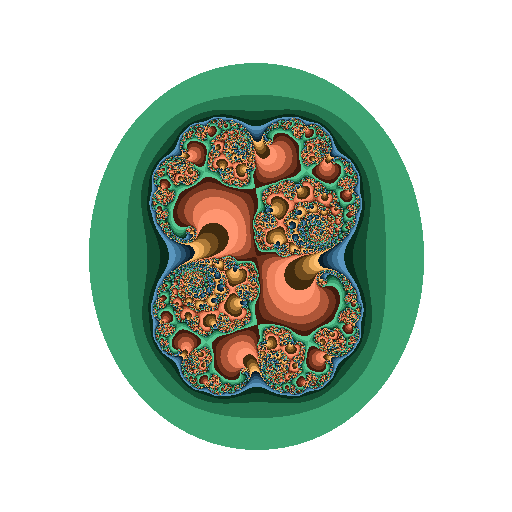

This figure's Python source:
#!/usr/env/python
# -*- coding: utf-8 -*-

from PIL import Image, ImageDraw
from argparse import ArgumentParser
import random
import sys
import time

argp = ArgumentParser(
prog='fractales.py',
usage="\n python fractales.py -h",												

description='Generador de fractales en formato imagen',
epilog='Copyright 2014 Diego Rasero (diegolo.r8 at gmail.com) bajo licencia GPL v3.0',
)

argp.add_argument('-o', '--output', dest='file', type=str, help="Nombre de la imagen de salida", default="fractal.png")
argp.add_argument('-a', dest='a', type=int, help="Altura de la imagen", default=512)
argp.add_argument('-w', dest='w', type=int, help="Anchura de la imagen", default=512)
argp.add_argument('-t', '--type', dest='type', type=str, help="Tipo de fractal a generar: j (conjunto de julia) m (conjunto de mandelbrot)", default='j')
argp.add_argument('-c', dest='c', type=str, help="Variación del conjunto '(1.23,2.23)'", default=None)
argp.add_argument('-p', dest='p', type=int, help="Profundidad del fractal", default=10)
argp.add_argument('--colors', dest='colors', type=str, help="Ruta a un archivo con los colores del fractal en formato RGBA un color en cada linea ej: (255,0,255,30) #ABCDEF #ABC", default=None)

args = argp.parse_args()

# Dimensiones
m=args.w
n=args.a

# Lista de colores ( se puede cargar desde un archivo linea a linea y aceptar diferentes formatos de color )
colors=[
"#58C892",
"#3FA473",
"#277952",
"#144C31",
"#092C1C",
"#5A96BE",
"#3F7496",
"#28536F",
"#163346",
"#0B1D29",
"#FFC070",
"#EBAB5A",
"#AE7A38",
"#6E4A1D",
"#402A0E",
"#FF9570",
"#EB7F5A",
"#AE5638",
"#6E321D",	
"#401A0E",
]

if (args.colors): # Cargar colores
    col=[]
    try:
        f=open(args.colors, 'r')
        for line in f.readlines():
            line=line.strip("\n")
            if line[0] == '#' and ( len(line)==7 or len(line)==4 ):
                col.append(line)
            else:
                try:
                    col.append( eval( line ) )
                except:
                    print "Formato de color incorrecto: "+str(line)+"\nEl formato debe ser (255,255,255,255) ó #FFFFFF ó #FFF"
        f.close()
        if col:
            colors=col
    except:
        print "Error al intentar leer el archivo: "+args.colors

if (args.c):
	c=eval(args.c)
else:
	c=(random.randrange(-2000,2000)/1000.0, random.randrange(-2000,2000)/1000.0	)

# Modulo ( radio de la circunferencia que delimita el fractal )
rad=2

def modulo(pto):
	return ( (pto[0]**2) + (pto[1]**2) )**(1/2.0)

def f(pto,c):
	return ( (pto[0]**2-pto[1]**2)+c[0] ,(2*pto[0]*pto[1])+c[1] )

def color(pto, c):
	""" Función para calcular el color del punto. """
	i=0 						# iterador del color
	aux=f(pto, c)				# 1ª imagen del punto
	if ( modulo(aux) < rad ):
		while ( modulo(aux) < rad  and i<args.p):
			aux=f(aux, c)
			i+=1
		return colors[ (i%len(colors)) ] # se devuelve un color de la lista de colores.

	else:
	 	return (0,0,0,0) # los que se vallan fuera a la primera se ponen de color transparente


def julia(im, mandelbrot,c):
	""" dibuja el conjunto de julia y el de mandelbrot"""
	inicio = time.time()
	if (mandelbrot):
		print"Generando conjunto de Maldenbrot:"
	else:
		print "Generando conjunto de Julia\nC: [ %f, %f ]" % (c[0],c[1])
	draw = ImageDraw.Draw(im)

	for x in range(m):
		for y in range(n):
			xi=(4.0*x/m)-2 
			yi=(4.0*y/n)-2
			if (mandelbrot): c= (xi,yi)
			draw.point( [(x,y)],  color( (  xi, yi  ) , c ))
			
		progress=(((x)*100.0)/(m))
		sys.stdout.write( "\rProgress:\t%.2f%%\t[%s]" %  (progress, '#'*int(progress/10)+"\0") )
		sys.stdout.flush()
	fin = time.time()
	print "\rProgress:\t100.00%\t[   Done  ] in "+str(fin-inicio)+" seconds"	
	del draw


def main():
	im = Image.new("RGBA", (m, n), (0,0,0,0)) # Genera una nueva imagen de tamaño m , n
	if (args.type.lower() == "m" or args.type.lower() == "mandelbrot"):
		julia(im,True,c)
	else:
		julia(im,False,c)

	im.save(args.file, "PNG")

if __name__== "__main__":
    main()
